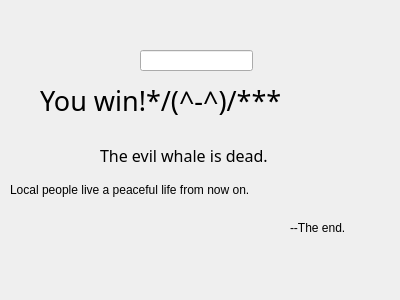
<?xml version="1.0" encoding="UTF-8"?>
<ui version="4.0">
 <class>Dialog</class>
 <widget class="QDialog" name="Dialog">
  <property name="geometry">
   <rect>
    <x>0</x>
    <y>0</y>
    <width>400</width>
    <height>300</height>
   </rect>
  </property>
  <property name="windowTitle">
   <string>Dialog</string>
  </property>
  <widget class="QLabel" name="label">
   <property name="geometry">
    <rect>
     <x>100</x>
     <y>140</y>
     <width>351</width>
     <height>31</height>
    </rect>
   </property>
   <property name="font">
    <font>
     <family>微软雅黑</family>
     <pointsize>12</pointsize>
    </font>
   </property>
   <property name="text">
    <string>The evil whale is dead.</string>
   </property>
  </widget>
  <widget class="QLabel" name="label_2">
   <property name="geometry">
    <rect>
     <x>40</x>
     <y>70</y>
     <width>321</width>
     <height>61</height>
    </rect>
   </property>
   <property name="font">
    <font>
     <family>楷体</family>
     <pointsize>20</pointsize>
    </font>
   </property>
   <property name="text">
    <string>You win!*/(^-^)/***</string>
   </property>
  </widget>
  <widget class="QLabel" name="label_3">
   <property name="geometry">
    <rect>
     <x>290</x>
     <y>220</y>
     <width>72</width>
     <height>15</height>
    </rect>
   </property>
   <property name="text">
    <string>--The end.</string>
   </property>
  </widget>
  <widget class="QLabel" name="label_4">
   <property name="geometry">
    <rect>
     <x>10</x>
     <y>180</y>
     <width>371</width>
     <height>20</height>
    </rect>
   </property>
   <property name="text">
    <string>Local people live a peaceful life from now on.</string>
   </property>
  </widget>
  <widget class="QLineEdit" name="lineEdit">
   <property name="geometry">
    <rect>
     <x>140</x>
     <y>50</y>
     <width>113</width>
     <height>21</height>
    </rect>
   </property>
  </widget>
 </widget>
 <resources/>
 <connections/>
</ui>
